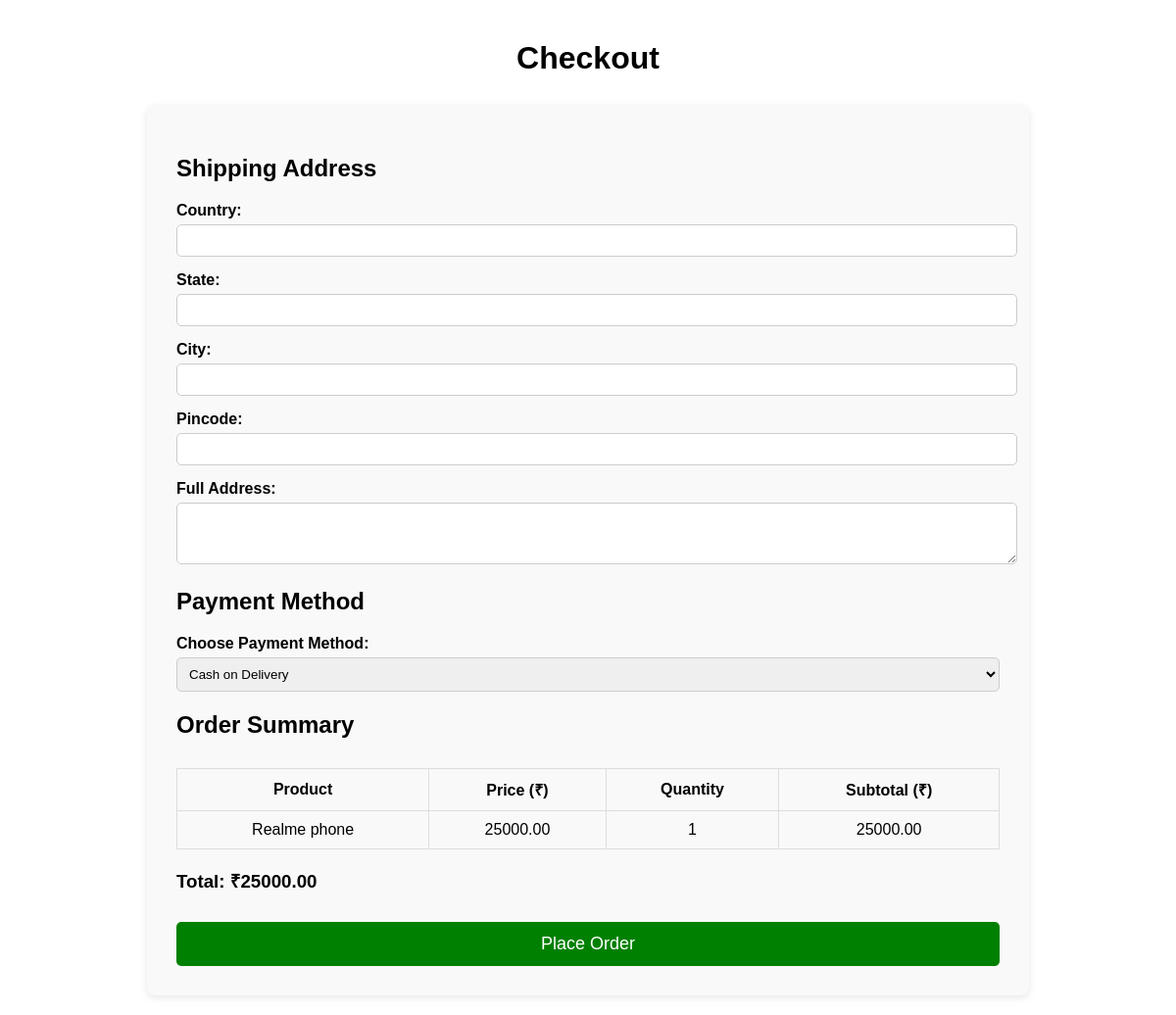
/api/checkout/ (signed in), run on an earlier commit of the app's database.
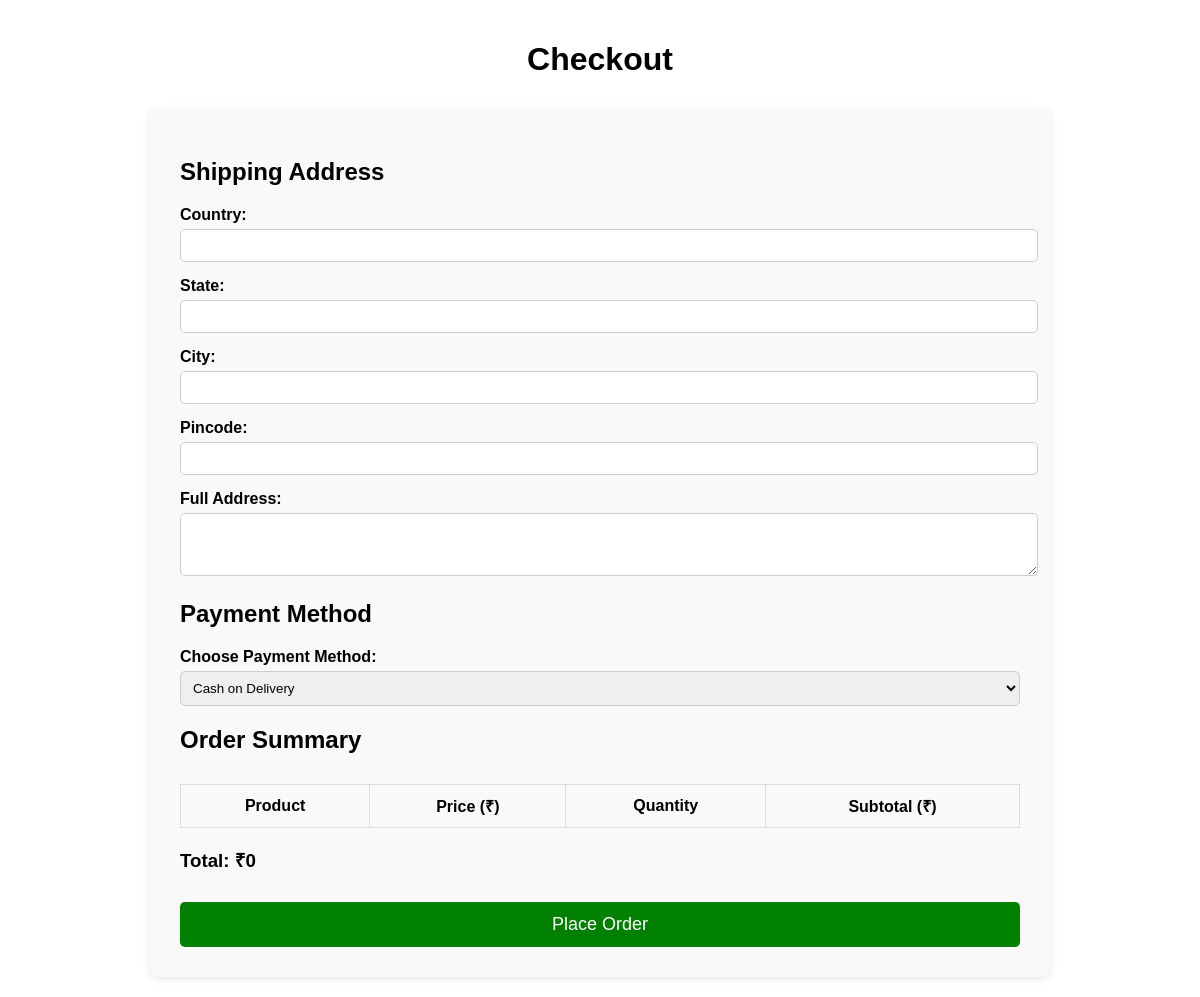
And on a later commit of the database.
### store/models.py (models this page shows, shortened)
class CartItem(models.Model):
    user=models.ForeignKey(User,on_delete=models.CASCADE,related_name='cart_items')
    product=models.ForeignKey(Product,on_delete=models.CASCADE)
    quantity=models.PositiveIntegerField(default=1)
    added_at=models.DateTimeField(auto_now_add=True)
    class Meta:
        unique_together=('user','product')

class Product(models.Model):
    name=models.CharField(max_length=50)
    description=models.TextField()
    price=models.DecimalField(max_digits=10,decimal_places=2)
    category=models.CharField(max_length=50)
    image=models.ImageField(upload_to='products/')

### store/views.py (the view, shortened to what this page needs)
# urls.py: path('checkout/', views.CheckoutView.as_view(), name='checkout'),
class CheckoutView(View):
    def get(self, request):
        cart_items = CartItem.objects.filter(user=request.user)
        for item in cart_items:
            item.subtotal = item.product.price * item.quantity
        total = sum(item.product.price * item.quantity for item in cart_items)
        return render(request, 'store/checkout.html', {'cart_items': cart_items, 'total': total})

### templates/store/checkout.html (shortened to what this page needs)
<!DOCTYPE html>
<html lang="en">
<head>
</head>
<body>
<h1>Checkout</h1>
<form method="POST">
    <h2>Shipping Address</h2>
    <label for="country">Country:</label>
    <input type="text" name="country" id="country" required>
    <label for="state">State:</label>
    <input type="text" name="state" id="state" required>
    <label for="city">City:</label>
    <input type="text" name="city" id="city" required>
    <label for="pincode">Pincode:</label>
    <input type="text" name="pincode" id="pincode" required>
    <label for="address_line">Full Address:</label>
    <textarea name="address_line" id="address_line" rows="3" required></textarea>
    <h2>Payment Method</h2>
    <label for="payment_method">Choose Payment Method:</label>
    <select name="payment_method" id="payment_method" required>
        <option value="COD">Cash on Delivery</option>
    </select>
    <h2>Order Summary</h2>
    <table>
        <thead>
            <tr>
                <th>Product</th>
                <th>Price (₹)</th>
                <th>Quantity</th>
                <th>Subtotal (₹)</th>
            </tr>
        </thead>
        <tbody>
            {% for item in cart_items %}
            <tr>
                <td>{{ item.product.name }}</td>
                <td>{{ item.product.price }}</td>
                <td>{{ item.quantity }}</td>
                <td>{{ item.subtotal }}</td>
            </tr>
            {% endfor %}
        </tbody>
    </table>
    <h3>Total: ₹{{ total }}</h3>
    <button type="submit">Place Order</button>
</form>
</body>
</html>

What changed in the data, as far as the page shows it:
removed CartItem: product.name "Realme phone", product.price "25000.00", quantity "1", subtotal "25000.00"
Also different on the page:
{{ total }}: "25000.00" → "0"
